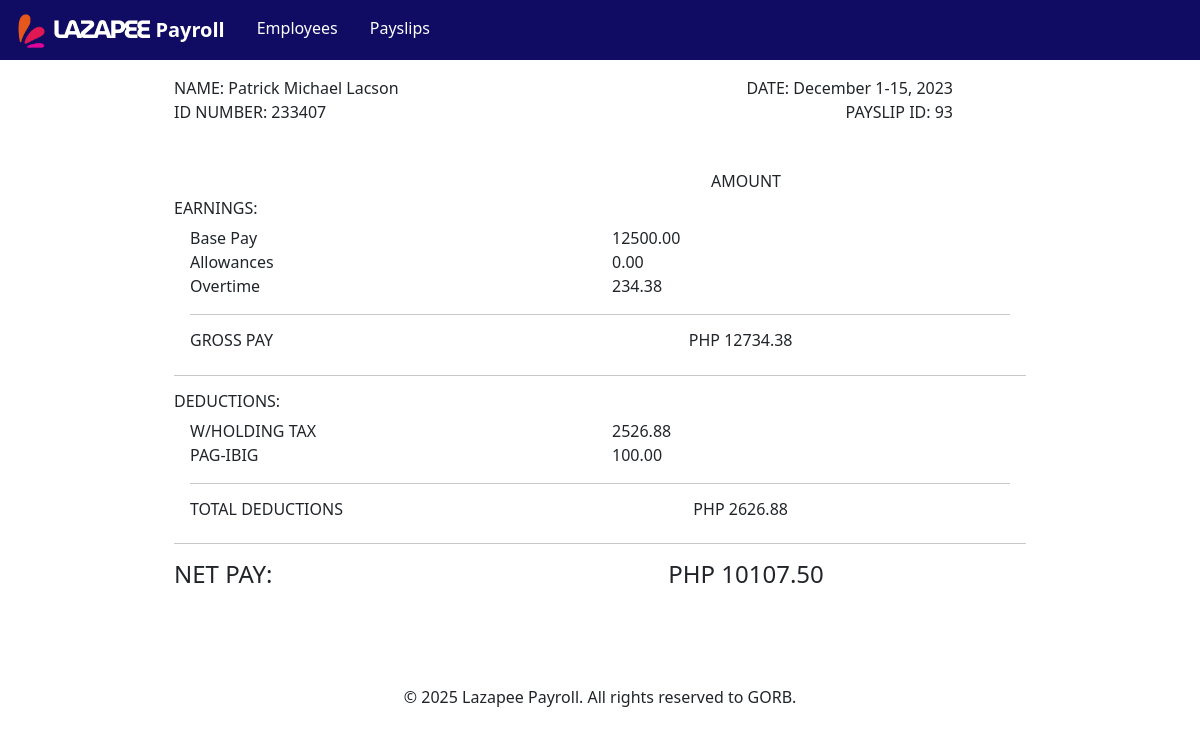
The app's page /payslips/93 with its own data.
### payroll_app/models.py (models this page shows, shortened)
class Payslip(models.Model):
    id_number = models.ForeignKey(Employee, on_delete=models.CASCADE)
    employee_name = models.CharField(max_length = 300) ##ADDITIONAL FIELD (Why? So the name of employee at the time of generation is hard-coded in each payslip.)
    month = models.CharField(max_length = 300)
    month_integer_reference = models.IntegerField() ##ADDITIONAL FIELD (Why? So we are able to sort the payslips in manner of time. E.g. Jan = 1, Feb = 2, ...)
    date_range = models.CharField(max_length = 300)
    year = models.CharField(max_length = 300)
    pay_cycle = models.IntegerField()
    rate = models.FloatField()
    earnings_allowance = models.FloatField()
    deductions_tax = models.FloatField()
    deductions_health = models.FloatField()
    pag_ibig = models.FloatField()
    sss = models.FloatField()
    overtime = models.FloatField()
    total_pay = models.FloatField()
    def getIDNumber(self):
        return self.id_number.getID()
    def getMonth(self):
        return self.month
    def getDate_range(self):
        return self.date_range
    def getYear(self):
        return self.year
    def getPay_cycle(self):
        return self.pay_cycle
    def getDeductions_tax(self):
        return self.deductions_tax
    def getDeductions_health(self):
        return self.deductions_health
    def getPag_ibig(self):
        return self.pag_ibig
    def getSSS(self):
        return self.sss
    def getOvertime(self):
        return self.overtime
    def getTotal_pay(self):
        return self.total_pay

class Employee(models.Model):
    name = models.CharField(max_length = 300)
    id_number = models.CharField(max_length = 300, unique = True)
    rate = models.FloatField()
    overtime_pay = models.FloatField(null=True)
    allowance = models.FloatField(null=True)
    def getID(self):
        return self.id_number
    def getRate(self):
        return self.rate
    def getAllowance(self):
        return self.allowance

### payroll_app/views.py (the view)
# urls.py: path('payslips/<int:pk>', views.view_payslip,  name='view_payslip'),
def view_payslip(request, pk):
    global history
    global account
    payslip = get_object_or_404(Payslip, pk=pk)
    base = payslip.id_number.getRate() / 2
    gross_pay = base + payslip.id_number.getAllowance() + payslip.getOvertime()
    total_deductions = payslip.getDeductions_tax() + payslip.getDeductions_health() + payslip.getSSS() + payslip.getPag_ibig()
    return render(request, 'payroll_app/view_payslip.html', {'payslip':payslip, 'base':base, 'gross':gross_pay, 'deduction':total_deductions, 'history':history, 'account':account})

### payroll_app/templates/payroll_app/view_payslip.html (shortened to what this page needs)
{% load static %}
{% load humanize %}
<html>
    <head>
        <link rel="stylesheet" href="{% static '/bootstrap/css/bootstrap.min.css' %}">
        <link rel="stylesheet" href="{% static '/bootstrap/css/custom.css' %}">
    </head>
    <body style="background-color: white;">
        <nav class="navbar navbar-dark bg-custom mb-3 sticky-top" style="background-color: #100c64;">
            <div class="container-fluid justify-content-start">
                <div style="z-index: 3; margin-top: 3px;">
                    <a class="navbar-brand mb-0" href="{% url 'employees' %}" style="font-family: 'Segoe UI', Tahoma, Geneva, Verdana, sans-serif; font-weight: 600;">
                        <img src="{% static '/images/Lazapee_logo.png' %}" style="max-width: 40px; max-height: fit-content">
                        <img src="{% static '/images/Lazapee_name.png' %}" style="max-height: 25px; margin-left: -5px; margin-right: -2px; margin-top: -5px;">
                        Payroll
                    </a>
                </div>
                <div>
                    <ul class="nav mb-1">
                        <li class="nav-item">
                            <a class="nav-link text-white" href="{% url 'employees' %}" style="font-weight: 200;">Employees</a>
                        </li>
                        <li class="nav-item">
                            <a class="nav-link text-white" href="{% url 'payslips' %}" style="font-weight: 200;">Payslips</a>
                        </li>
                    </ul>
                </div>
            </div>
        </nav>
        <div class="container" style="max-width: 75%;">
            <div class="container">
                <div class="row">
                    <div class="col-6">
                        NAME: {{ payslip.employee_name }}
                    </div>
                    <div class="col-5 text-end">
                        DATE: {{ payslip.getMonth }} {{payslip.getDate_range}}, {{payslip.getYear}}
                    </div>
                </div>
                <div class="row">
                    <div class="col-6">
                        ID NUMBER: {{ payslip.getIDNumber }}
                    </div>
                    <div class="col-5 text-end">
                        PAYSLIP ID: {{ payslip.pk }}
                    </div>
                </div>
            </div>
            <div class="container mt-5">
                <div class="row">
                    <div class="col-6">
                    </div>
                    <div class="col-4 text-center">
                        <h6> AMOUNT </h6>
                    </div>
                </div>
                <div class="row">
                    <div class="col">
                        <h6> EARNINGS: </h6>
                    </div>
                </div>
                <div class="mx-3">
                    <div class="row">
                        <div class="col-6">
                            Base Pay
                        </div>
                        <div class="col-4">
                            {{ base|floatformat:2|intcomma }}
                        </div>
                    </div>
                    <div class="row">
                        <div class="col-6">
                            Allowances
                        </div>
                        <div class="col-4">
                            {{ payslip.id_number.getAllowance|floatformat:2|intcomma }}
                        </div>
                    </div>
                    <div class="row">
                        <div class="col-6">
                            Overtime
                        </div>
                        <div class="col-4">
                            {{ payslip.getOvertime|floatformat:2|intcomma }}
                        </div>
                    </div>
                    <hr class="my-3">
                    <div class="row">
                        <div class="col-6">
                            <h6> GROSS PAY </h6>
                        </div>
                        <div class="col-4 text-center">
                            <h6> PHP {{ gross|floatformat:2|intcomma }} </h6>
                        </div>
                    </div>
                </div>
                <hr class="my-3">
                <div class="row">
                    <div class="col">
                        <h6> DEDUCTIONS: </h6>
                    </div>
                </div>
                <div class="mx-3">
                    <div class="row">
                        <div class="col-6">
                            W/HOLDING TAX
                        </div>
                        <div class="col-4">
                            {{ payslip.getDeductions_tax|floatformat:2|intcomma }}
                        </div>
                    </div>
                    {% if payslip.getPay_cycle == 2 %}
                        <div class="row">
                            <div class="col-6">
                                PHILHEALTH
                            </div>
                            <div class="col-4">
                                {{ payslip.getDeductions_tax|floatformat:2|intcomma }}
                            </div>
                        </div>
                        <div class="row">
                            <div class="col-6">
                                SSS
                            </div>
                            <div class="col-4">
                                {{ payslip.getSSS|floatformat:2|intcomma }}
                            </div>
                        </div>
                    {% else %}
                        <div class="row">
                            <div class="col-6">
                                PAG-IBIG
                            </div>
                            <div class="col-4">
                                {{ payslip.getPag_ibig|floatformat:2|intcomma }}
                            </div>
                        </div>
                    {% endif %}
                    <hr class="my-3">
                    <div class="row">
                        <div class="col-6">
                            <h6> TOTAL DEDUCTIONS </h6>
                        </div>
                        <div class="col-4 text-center">
                            <h6> PHP {{ deduction|floatformat:2|intcomma }} </h6>
                        </div>
                    </div>
                </div>
                <hr class="my-3">
                <div class="row my-2">
                    <div class="col-6">
                        <h4> NET PAY: </h4>
                    </div>
                    <div class="col-4 text-center">
                        <h4> PHP {{ payslip.getTotal_pay|floatformat:2|intcomma }} </h4>
                    </div>
                </div>
            </div>
        </div>
    </body>
    <br>
    <br>
    <br>
    <footer>
        <nav class="navbar bg-custom justify-content-center">
            <div>&copy; 2025 Lazapee Payroll. All rights reserved to GORB.</div>
        </nav>
    </footer>
</html>

### records on screen
Payslip: employee_name "Patrick Michael Lacson", getMonth "December", getDate_range "1-15", getYear "2023", getIDNumber "233407", pk "93", id_number.getAllowance "0.00", getOvertime "234.38", getDeductions_tax "2526.88", getPag_ibig "100.00", getTotal_pay "10107.50"

### other values on screen
{{ base|floatformat:2|intcomma }} "12500.00"
{{ gross|floatformat:2|intcomma }} "12734.38"
{{ deduction|floatformat:2|intcomma }} "2626.88"
